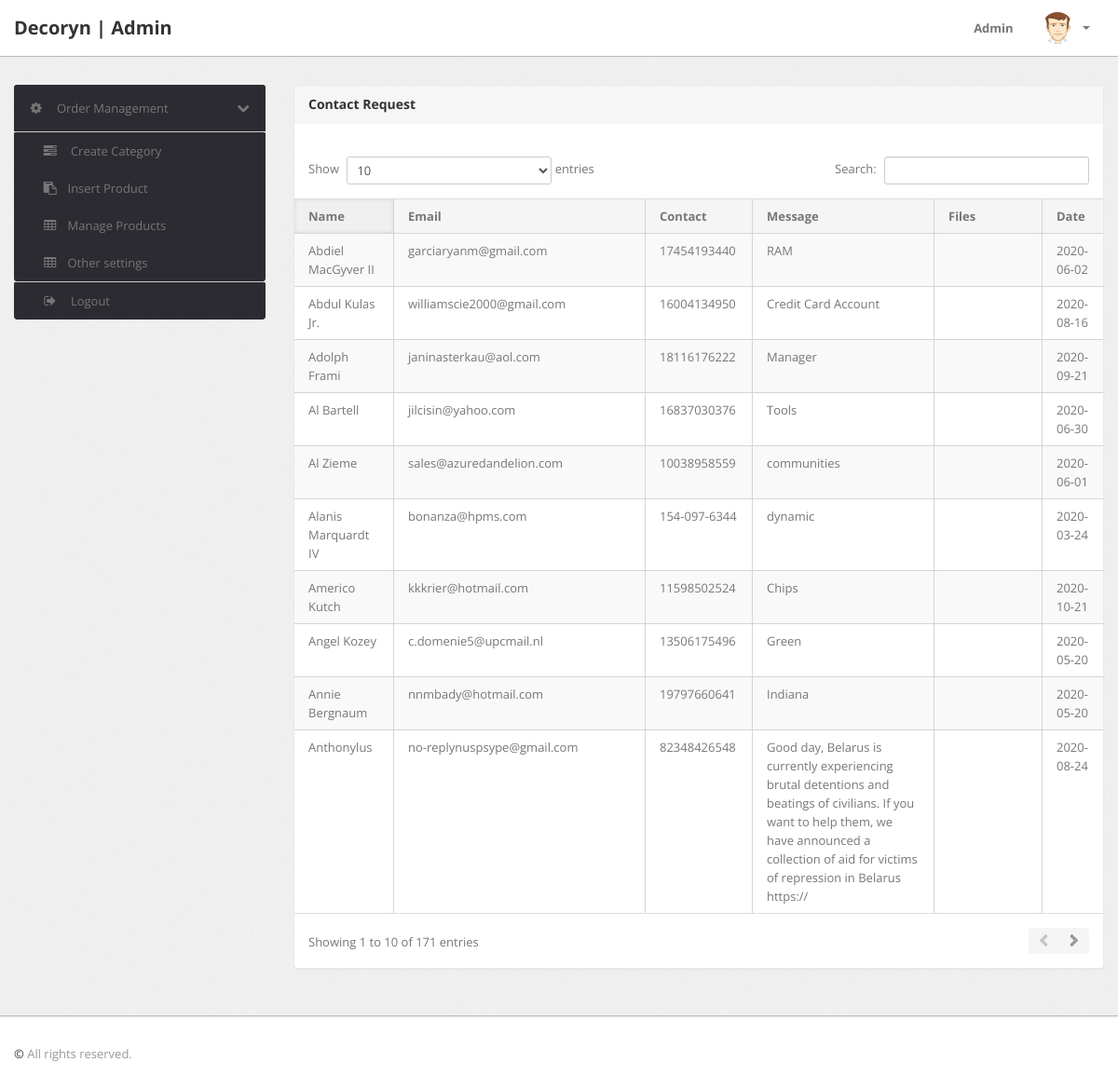
The page /admin/pending-orders.php (signed in) on the database its author committed.
### tables this page shows
CREATE TABLE `contact` (
  `id` int(11) NOT NULL,
  `name` varchar(222) NOT NULL,
  `phone` varchar(222) NOT NULL,
  `email` varchar(222) NOT NULL,
  `msg` varchar(200) NOT NULL,
  `file` varchar(222) DEFAULT NULL,
  `date` date NOT NULL
);

### admin/pending-orders.php (the view, shortened to what this page needs)
<?php
if(strlen($_SESSION['alogin'])==0)
	{
header('location:index.php');
}
else{
?>
<!DOCTYPE html>
<html lang="en">
<head>
	<link type="text/css" href="bootstrap/css/bootstrap.min.css" rel="stylesheet">
	<link type="text/css" href="bootstrap/css/bootstrap-responsive.min.css" rel="stylesheet">
	<link type="text/css" href="css/theme.css" rel="stylesheet">
	<link type="text/css" href="images/icons/css/font-awesome.css" rel="stylesheet">
</head>
<body>
<?php include('include/header.php');?>
	<div class="wrapper">
		<div class="container">
			<div class="row">
<?php include('include/sidebar.php');?>
			<div class="span9">
					<div class="content">
	<div class="module">
							<div class="module-head">
								<h3>Contact Request</h3>
							</div>
							<div class="module-body table">
									<br />
								<table cellpadding="0" cellspacing="0" border="0" class="datatable-1 table table-bordered table-striped	 display" >
									<thead>
										<tr>
											<th> Name</th>
											<th width="50">Email</th>
											<th>Contact</th>
											<th>Message </th>
												<th>Files </th>
											<th>Date </th>
										</tr>
									</thead>
<tbody>
<?php
$query=mysqli_query($con,"select * from contact order by id desc");
$cnt=1;
while($row=mysqli_fetch_array($query))
{
?>
										<tr>
											<td><?php echo htmlentities($row['name']);?></td>
											<td><?php echo htmlentities($row['email']);?></td>
											<td><?php echo htmlentities($row['phone']);?></td>
												<td><?php echo htmlentities($row['msg']);?></td>
													<td></td>
													<td><?php echo htmlentities($row['date']);?></td>
											</tr>
										<?php $cnt=$cnt+1; } ?>
										</tbody>
								</table>
							</div>
						</div>
					</div>
				</div>
			</div>
		</div>
	</div>
<?php include('include/footer.php');?>
</body>
<?php } ?>

### admin/css/theme.css (style rules this page uses)
body { font-size: 13px; font-family: 'Open Sans', Arial, sans-serif; background: #fff; color: #777 }
h1, h2, h3, h4, h5, h6 { color: #333; margin-top: 0 }
h3 { font-size: 20px }
.wrapper { background: url(../images/bg.png) #eee; border-bottom: 1px solid #bbb; -webkit-box-shadow: 0 1px 2px rgba(0,0,0,0.1); -moz-box-shadow: 0 1px 2px rgba(0,0,0,0.1); box-shadow: 0 1px 2px rgba(0,0,0,0.1); padding: 30px 0 }
.module { background: #fff; -webkit-border-radius: 3px; -moz-border-radius: 3px; border-radius: 3px; border: 1px solid #ccc; border-bottom-color: #bbb; -webkit-box-shadow: 0 0 1px rgba(0,0,0,0.2); -moz-box-shadow: 0 0 1px rgba(0,0,0,0.2); box-shadow: 0 0 1px rgba(0,0,0,0.2); margin-bottom: 30px }
.table { margin-bottom: 0 }
.table th, .table td { border-color: #d5d5d5!important }
.table-bordered thead:first-child tr:first-child>th:first-child, .table-bordered tbody:first-child tr:first-child>td:first-child { -webkit-border-top-left-radius: 2px; -moz-border-radius-topleft: 2px; border-top-left-radius: 2px }
.table-bordered thead:first-child tr:first-child>th:last-child, .table-bordered tbody:first-child tr:first-child>td:last-child { -webkit-border-top-right-radius: 2px; -moz-border-radius-topright: 2px; border-top-right-radius: 2px }
.table-bordered thead:last-child tr:last-child>th:first-child, .table-bordered tbody:last-child tr:last-child>td:first-child, .table-bordered tfoot:last-child tr:last-child>td:first-child { -webkit-border-bottom-left-radius: 2px; -moz-border-radius-bottomleft: 2px; border-bottom-left-radius: 2px }
.table-bordered thead:last-child tr:last-child>th:last-child, .table-bordered tbody:last-child tr:last-child>td:last-child, .table-bordered tfoot:last-child tr:last-child>td:last-child { -webkit-border-bottom-right-radius: 2px; -moz-border-radius-bottomright: 2px; border-bottom-right-radius: 2px }
.module { box-shadow: 0 0 3px rgba(0,0,0,.1); border-color: #e9e9e9; margin-bottom: 20px; background-color: #fff; border-radius: 4px; -webkit-box-shadow: 0 1px 1px rgba(0,0,0,.05); box-shadow: 0 1px 1px rgba(0,0,0,.05); }
.module-head { color: #767676; background-color: #f6f6f6; border-color: #e9e9e9; padding: 10px 15px; border-bottom: 1px solid transparent; border-top-right-radius: 3px; border-top-left-radius: 3px; }
.module-head h3 { font-size: 14px; line-height: 20px; height: 20px; margin: 0 }
.module-body { padding: 15px }
.module-body.table { padding: 15px 0 }
.module-body.table .table th, .module-body.table .table td { padding-left: 15px; padding-right: 15px }
.dataTables_wrapper table th { background: #f5f5f5; cursor: pointer }
.dataTables_wrapper table th.sorting_asc, .dataTables_wrapper table th.sorting_desc { background: #f0f0f0; -webkit-box-shadow: 0 0 5px rgba(0,0,0,0.1) inset; -moz-box-shadow: 0 0 5px rgba(0,0,0,0.1) inset; box-shadow: 0 0 5px rgba(0,0,0,0.1) inset }
.dataTables_wrapper .table-bordered { -webkit-border-radius: 0; -moz-border-radius: 0; border-radius: 0; border-left: 0; border-right: 0 }
.dataTables_wrapper .table-bordered thead tr>th:first-child, .dataTables_wrapper .table-bordered tbody tr>td:first-child, .dataTables_wrapper .table-bordered tfoot tr>td:first-child, .dataTables_wrapper .table-bordered tfoot tr>th:first-child { border-left: 0 }
.dataTables_wrapper .table-bordered thead:first-child tr:first-child>th:first-child, .dataTables_wrapper .table-bordered tbody:first-child tr:first-child>td:first-child { -webkit-border-top-left-radius: 0; -moz-border-radius-topleft: 0; border-top-left-radius: 0 }
.dataTables_wrapper .table-bordered thead:first-child tr:first-child>th:last-child, .dataTables_wrapper .table-bordered tbody:first-child tr:first-child>td:last-child { -webkit-border-top-right-radius: 0; -moz-border-radius-topright: 0; border-top-right-radius: 0 }
.dataTables_wrapper .table-bordered thead:last-child tr:last-child>th:first-child, .dataTables_wrapper .table-bordered tbody:last-child tr:last-child>td:first-child, .dataTables_wrapper .table-bordered tfoot:last-child tr:last-child>td:first-child { -webkit-border-bottom-left-radius: 0; -moz-border-radius-bottomleft: 0; border-bottom-left-radius: 0 }
.dataTables_wrapper .table-bordered thead:last-child tr:last-child>th:last-child, .dataTables_wrapper .table-bordered tbody:last-child tr:last-child>td:last-child, .dataTables_wrapper .table-bordered tfoot:last-child tr:last-child>td:last-child { -webkit-border-bottom-right-radius: 0; -moz-border-radius-bottomright: 0; border-bottom-right-radius: 0 }

### rows shown on the page
contact: name "Americo Kutch", email "kkkrier@hotmail.com", phone "11598502524", msg "Chips", date "2020-10-21"
contact: name "Adolph Frami", email "janinasterkau@aol.com", phone "18116176222", msg "Manager", date "2020-09-21"
contact: name "Anthonylus", email "no-replynuspsype@gmail.com", phone "82348426548", msg "Good day, Belarus is currently experiencing brutal detentions and beatings of civilians. If you want to help them, we have announced a collection of aid for victims of repression in Belarus https://", date "2020-08-24"
contact: name "Abdul Kulas Jr.", email "williamscie2000@gmail.com", phone "16004134950", msg "Credit Card Account", date "2020-08-16"
contact: name "Al Bartell", email "jilcisin@yahoo.com", phone "16837030376", msg "Tools", date "2020-06-30"
contact: name "Abdiel MacGyver II", email "garciaryanm@gmail.com", phone "17454193440", msg "RAM", date "2020-06-02"
contact: name "Al Zieme", email "sales@azuredandelion.com", phone "10038958559", msg "communities", date "2020-06-01"
contact: name "Angel Kozey", email "c.domenie5@upcmail.nl", phone "13506175496", msg "Green", date "2020-05-20"
contact: name "Annie Bergnaum", email "nnmbady@hotmail.com", phone "19797660641", msg "Indiana", date "2020-05-20"
contact: name "Alanis Marquardt IV", email "bonanza@hpms.com", phone "154-097-6344", msg "dynamic", date "2020-03-24"
